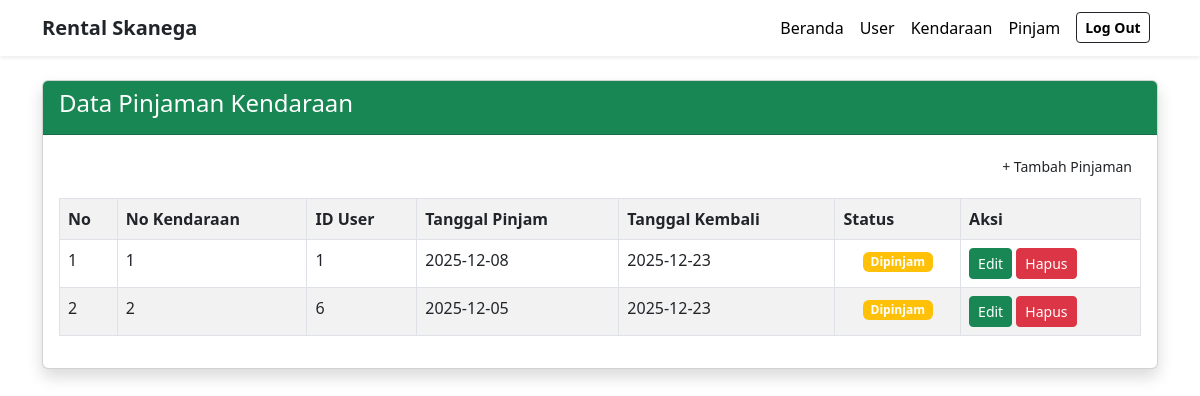
Page /admin/pinjam.php on the committed database.
### tables this page shows
CREATE TABLE `pinjam` (
  `pinjam_id` int(11) NOT NULL,
  `kendaraan_nomor` int(11) NOT NULL,
  `user_id` int(11) NOT NULL,
  `tgl_pinjam` date NOT NULL,
  `tgl_kembali` date NOT NULL,
  `pinjam_status` int(11) NOT NULL
);

### admin/pinjam.php (the view, shortened to what this page needs)
<?php include "header.php"; ?>
<?php include "../koneksi.php"; ?>
<!DOCTYPE html>
<html>
<head>
    <link href="https://cdn.jsdelivr.net/npm/bootstrap@5.3.0/dist/css/bootstrap.min.css" rel="stylesheet">
</head>
<body>
<div class="container mt-4">
    <div class="card shadow">
        <div class="card-header bg-success text-white">
            <h4>Data Pinjaman Kendaraan</h4>
        </div>
        <div class="card-body">
            <a href="pinjam_tambah.php" class="btn btn-succes btn-sm float-end mb-3">+ Tambah Pinjaman</a>
            <table class="table table-bordered table-striped">
                <tr>
                    <th>No</th>
                    <th>No Kendaraan</th>
                    <th>ID User</th>
                    <th>Tanggal Pinjam</th>
                    <th>Tanggal Kembali</th>
                    <th>Status</th>
                    <th>Aksi</th>
                </tr>
                <?php
                $no = 1;
                $data = mysqli_query($koneksi, "SELECT * FROM pinjam");
                while($p = mysqli_fetch_array($data)){
                ?>
                <tr>
                    <td><?= $no++; ?></td>
                    <td><?= $p['kendaraan_nomor']; ?></td>
                    <td><?= $p['user_id']; ?></td>
                    <td><?= $p['tgl_pinjam']; ?></td>
                    <td><?= $p['tgl_kembali']; ?></td>
                    <td class="text-center">
                                    <?php
                                    if ($p['pinjam_status'] == "1") {
                                        echo '<span class="badge bg-warning text-white">Dipinjam</span>';
                                    } else {
                                        echo '<span class="badge bg-success">Dikembalikan</span>';
                                    }
                                    ?>
                                </td>
                    <td>
                        <a href="pinjam_edit.php?id=<?= $p['pinjam_id']; ?>" class="btn btn-success btn-sm text-white">Edit</a>
                        <a onclick="return confirm('Hapus pinjaman ini?');"
                           href="pinjam_hapus.php?id=<?= $p['pinjam_id']; ?>"
                           class="btn btn-danger btn-sm">Hapus</a>
                    </td>
                </tr>
                <?php } ?>
            </table>
        </div>
    </div>
</div>
</body>
</html>

### rows in the picture
pinjam: kendaraan_nomor "1", user "1", tgl_pinjam "2025-12-08", tgl_kembali "2025-12-23", pinjam_status "Dipinjam"
pinjam: kendaraan_nomor "2", user "6", tgl_pinjam "2025-12-05", tgl_kembali "2025-12-23", pinjam_status "Dipinjam"
